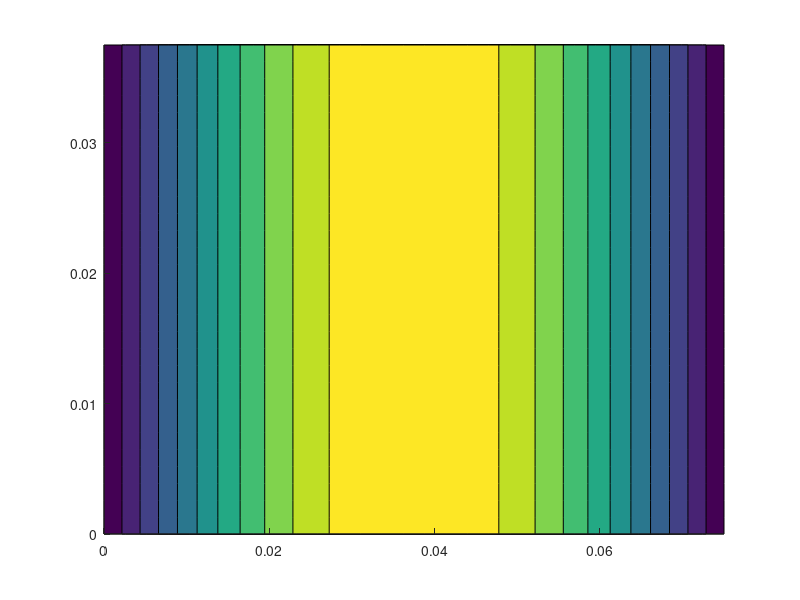

Write MATLAB code to recreate this figure. (Note: this script raises an error after producing the figure.)
clc
clear
close all

% 2.4 GHz Resonator Cavity

% Width
a = 0.075;

% Height
b = 0.0375;

% Depth
c = 0.113067;

% permittivity
e0 = 8.854e-12;

% permeability
mu0 = (4*pi)*(10^(-7));

% frequency
f = 5.7e9;

% convert frequency to omega
omega_f = 2.*pi.*f;

% beta
beta = omega_f.*sqrt(mu0.*e0);

% Transverse Electric TE

for m = 1:1:5
for n = 1:1:5
for p = 1:1:5
    frTE(m,n,p) = ((3e8)/(2*pi)).*sqrt((((m-1).*pi)./a).^2 + (((n-1).*pi)./b).^2 + ((p.*pi)./c).^2);
end
end
end

% Transverse Magnetic TM

for m = 1:1:5
for n = 1:1:5
for p = 1:1:5
    frTM(m,n,p) = ((3e8)/(2*pi)).*sqrt((((m).*pi)./a).^2 + (((n).*pi)./b).^2 + (((p-1).*pi)./c).^2);
end
end
end

for m = 1:1:5
    beta_x(m) = ((m-1).*pi)./a;
end

for n = 1:1:5
    beta_y(n) = ((n-1).*pi)./b;
end

for p = 1:1:5
    beta_z(p) = (p.*pi)./c;
end

% XY Plane

x = linspace(0, 0.075, 30);
y = linspace(0, 0.0375, 30);
y = y';
z = 0.113067/2;

[X,Y] = meshgrid(x,y);

% Vectors
H_x102 = 1j.*sin(beta_x(2).*X).*cos(beta_y(1).*Y).*cos(beta_z(2).*z);
H_y102 = 1j.*cos(beta_x(2).*X).*sin(beta_y(1).*Y).*cos(beta_z(2).*z);

% Magnitude
H_x102m = 1j.*((beta_x(2).*beta_z(2))./(omega_f.*mu0.*e0)).*sin(beta_x(2).*X).*cos(beta_y(1).*Y).*cos(beta_z(2).*z);
H_z102 = -1j.*((-beta_z(2).^2 + beta.^2)./(omega_f.*mu0.*e0)).*cos(beta_x(2).*X).*cos(beta_y(1).*Y).*sin(beta_z(2).*z);

H_z102 = sqrt((H_x102m.^2)+(H_z102.^2));

figure(1)
contourf(X,Y,abs(H_z102),'edgecolor','none')
colorbar 
colormap jet
xlim([0, 0.075])
ylim([0, 0.0375])
title('Resonant Cavity TE_{102} H_{Mag} Field at the XZ Plane', 'FontSize', 20)
xlabel('x length, m', 'FontSize', 16)
ylabel('z length, m', 'FontSize', 16)
figure(2)
quiverC2Dm(X,Y,imag(H_x102),imag(H_y102))
xlim([0, 0.075])
ylim([0, 0.0375])
title('Resonant Cavity TE_{102} H_{Vector} Field at the XZ Plane', 'FontSize', 20)
xlabel('x length, m', 'FontSize', 16)
ylabel('z length, m', 'FontSize', 16)

% XZ Plane

x = linspace(0, 0.075, 30);
z = linspace(0, 0.113067, 30);
z = z';
y = 0.0375/2;

[X,Z] = meshgrid(x,z);

% Vectors
H_x102 = 1j.*sin(beta_x(2).*X).*cos(beta_y(1).*y).*cos(beta_z(2).*Z);
H_z102v = -1j.*cos(beta_x(2).*X).*cos(beta_y(1).*y).*sin(beta_z(2).*Z);

% Magnitude
H_x102m = 1j.*((beta_x(2).*beta_z(2))./(omega_f.*mu0.*e0)).*sin(beta_x(2).*X).*cos(beta_y(1).*y).*cos(beta_z(2).*Z);
H_z102 = -1j.*((-beta_z(2).^2 + beta.^2)./(omega_f.*mu0.*e0)).*cos(beta_x(2).*X).*cos(beta_y(1).*y).*sin(beta_z(2).*Z);

H_z102 = sqrt((H_x102m.^2)+(H_z102.^2));

figure(3)
contourf(X,Z,abs(H_z102),'edgecolor','none')
colorbar 
colormap jet
xlim([0, 0.075])
ylim([0, 0.113067])
title('Resonant Cavity TE_{102} H_{Mag} Field at the XY Plane', 'FontSize', 20)
xlabel('x length, m', 'FontSize', 16)
ylabel('y length, m', 'FontSize', 16)
figure(4)
quiverC2Dm(X,Z,imag(H_x102),imag(H_z102v))
xlim([0, 0.075])
ylim([0, 0.113067])
title('Resonant Cavity TE_{102} H_{Vector} Field at the XY Plane', 'FontSize', 20)
xlabel('x length, m', 'FontSize', 16)
ylabel('y length, m', 'FontSize', 16)

% YZ Plane

x = 0.075/2;
z = linspace(0, 0.113067, 30);
y = linspace(0, 0.0375, 30);
y = y';

[Z,Y] = meshgrid(z,y);

% Vectors
H_z102v = -1j.*cos(beta_x(2).*x).*cos(beta_y(1).*Y).*sin(beta_z(2).*Z);
H_y102 = 1j.*cos(beta_x(2).*x).*sin(beta_y(1).*Y).*cos(beta_z(2).*Z);

% Magnitude
H_x102m = 1j.*((beta_x(2).*beta_z(2))./(omega_f.*mu0.*e0)).*sin(beta_x(2).*x).*cos(beta_y(1).*Y).*cos(beta_z(2).*Z);
H_z102 = -1j.*((-beta_z(2).^2 + beta.^2)./(omega_f.*mu0.*e0)).*cos(beta_x(2).*x).*cos(beta_y(1).*Y).*sin(beta_z(2).*Z);

H_z102 = sqrt((H_x102m.^2)+(H_z102.^2));

figure(5)
contourf(Z,Y,abs(H_z102),'edgecolor','none')
colorbar 
colormap jet
xlim([0, 0.113067])
ylim([0, 0.0375])
title('Resonant Cavity TE_{102} H_{Mag} Field at the YZ Plane', 'FontSize', 20)
xlabel('y length, m', 'FontSize', 16)
ylabel('z length, m', 'FontSize', 16)
% figure(6)
% quiverC2Dm(Z,Y,imag(H_z102v),(H_y102))
% xlim([0, 0.113067])
% ylim([0, 0.0375])
% title('Resonant Cavity TE_{102} H_{Vector} Field at the YZ Plane', 'FontSize', 20)
% xlabel('x length, m', 'FontSize', 16)
% ylabel('z length, m', 'FontSize', 16)
